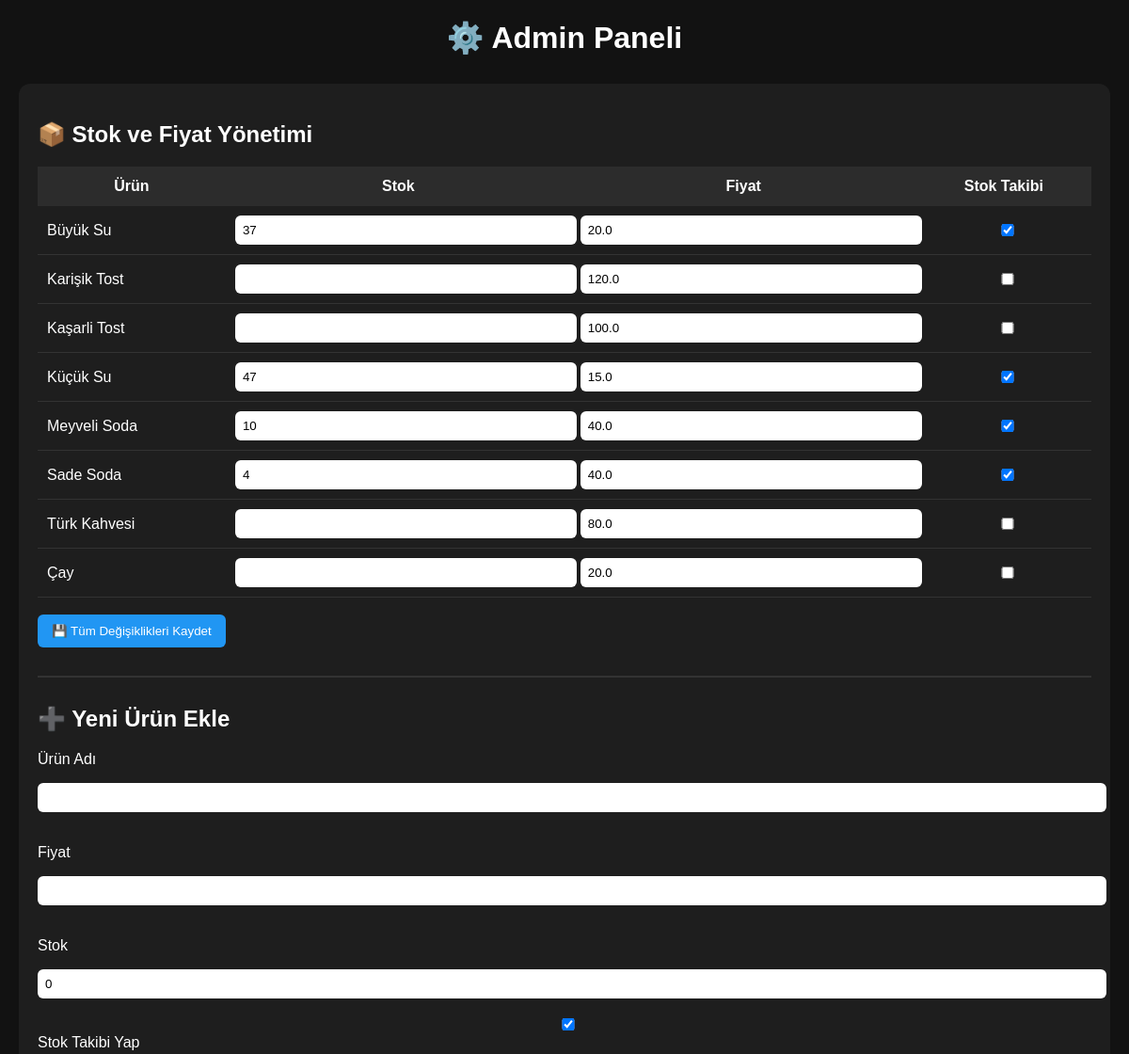
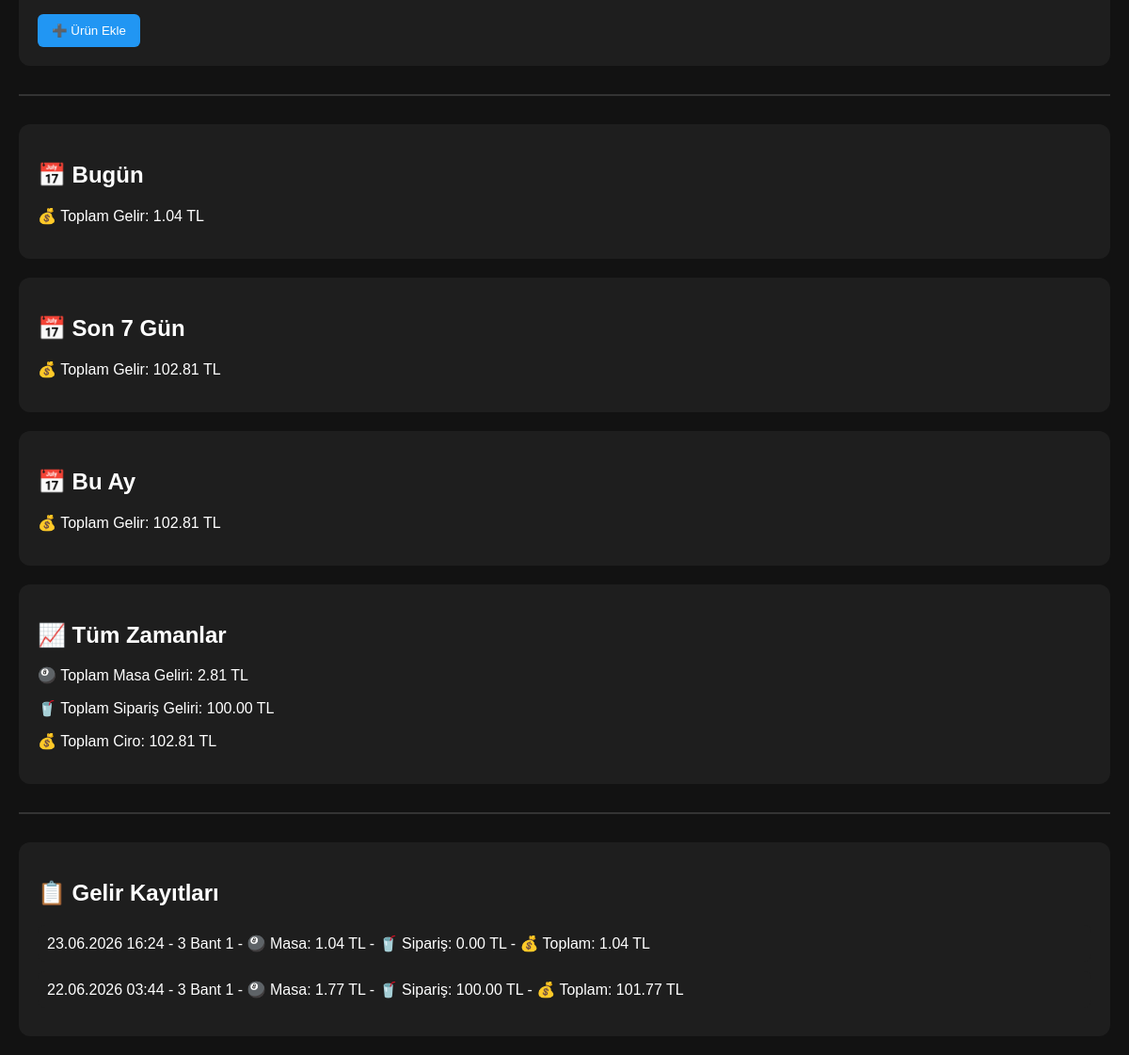
/admin, run on an earlier commit of the app's database (2 pictures, top to bottom).
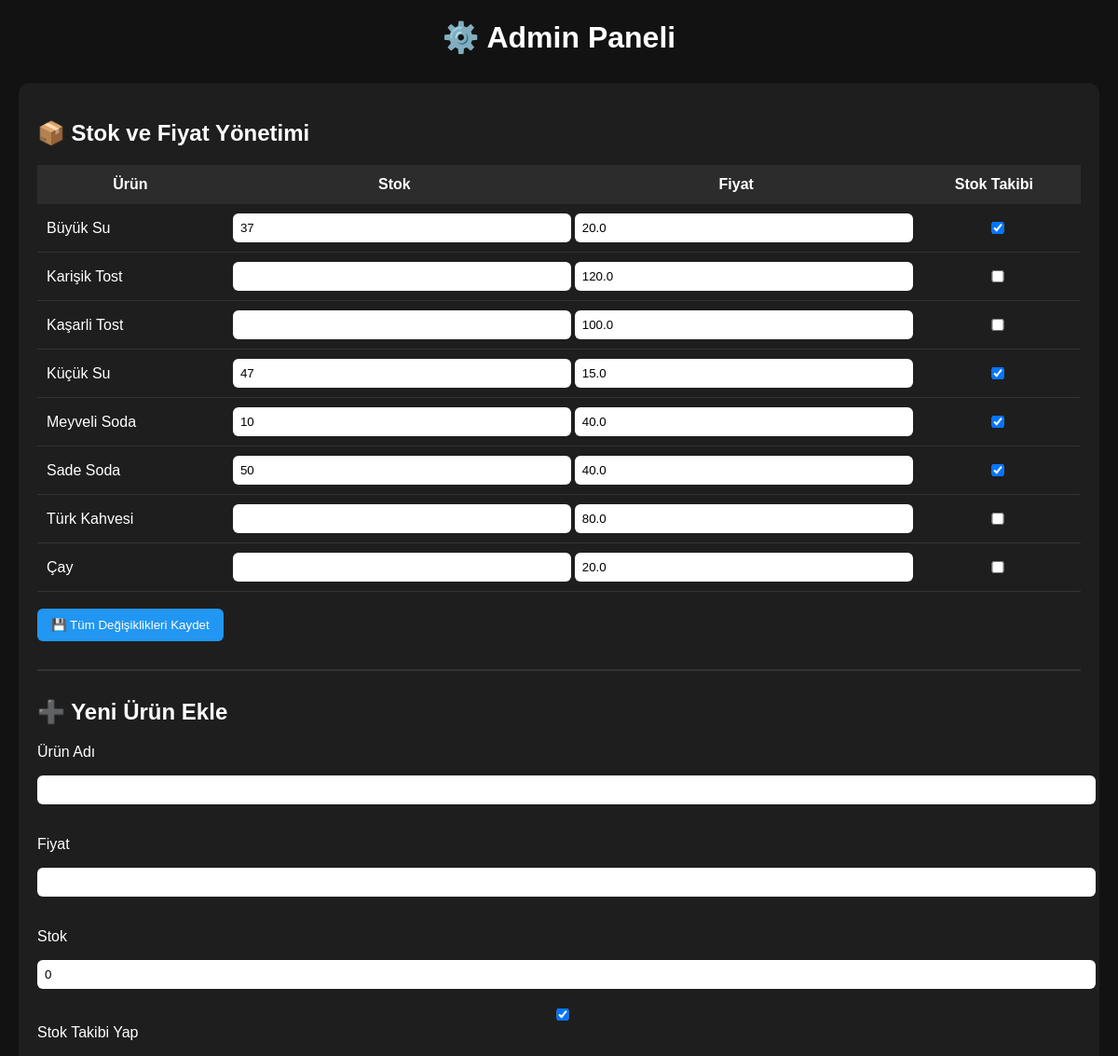
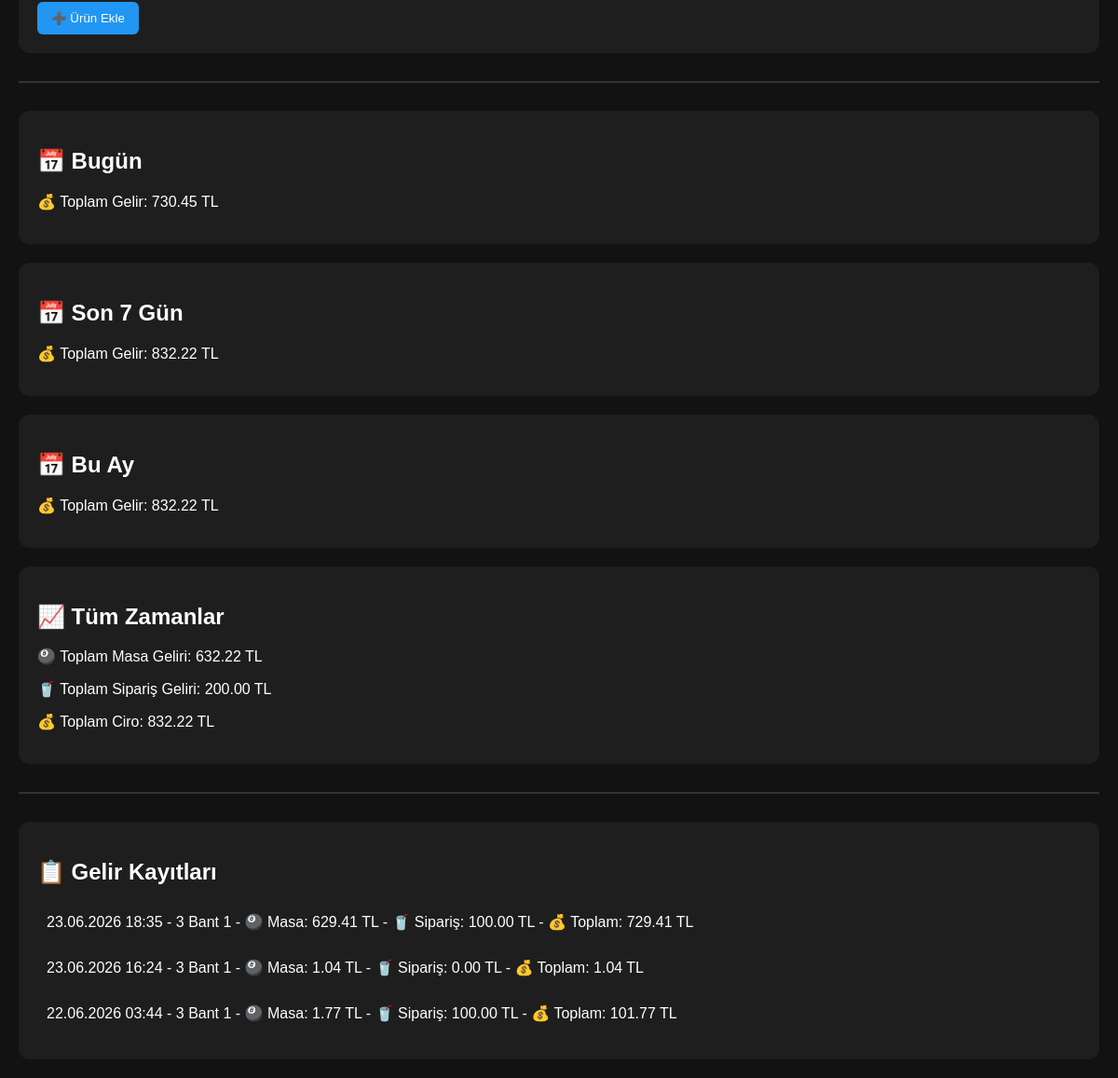
And on a later commit of the database (2 pictures, top to bottom).
### app.py (models this page shows)
class Urun(db.Model):
    id = db.Column(
        db.Integer,
        primary_key=True
    )
    isim = db.Column(
        db.String(100),
        nullable=False
    )
    fiyat = db.Column(
        db.Float,
        nullable=False
    )
    stok = db.Column(
        db.Integer,
        nullable=True
    )
    stok_takibi = db.Column(
        db.Boolean,
        default=True
    )
    minimum_stok = db.Column(
        db.Integer,
        nullable=True
    )
    aktif = db.Column(
        db.Boolean,
        default=True
    )

class GelirKaydi(db.Model):
    id = db.Column(
        db.Integer,
        primary_key=True
    )
    tarih = db.Column(
        db.DateTime,
        default=datetime.now
    )
    masa_adi = db.Column(
        db.String(100)
    )
    masa_ucreti = db.Column(
        db.Float,
        default=0
    )
    siparis_ucreti = db.Column(
        db.Float,
        default=0
    )
    toplam_ucret = db.Column(
        db.Float,
        default=0
    )

### app.py (the view)
@app.route("/admin")
def admin():
    gelirler = GelirKaydi.query.order_by(
        GelirKaydi.tarih.desc()
    ).all()
    simdi = datetime.now()
    bugun_toplam = sum(
        g.toplam_ucret
        for g in gelirler
        if g.tarih.date() == simdi.date()
    )
    hafta_toplam = sum(
        g.toplam_ucret
        for g in gelirler
        if (simdi - g.tarih).days < 7
    )
    ay_toplam = sum(
        g.toplam_ucret
        for g in gelirler
        if g.tarih.month == simdi.month
        and g.tarih.year == simdi.year
    )
    masa_toplam = sum(
        g.masa_ucreti
        for g in gelirler
    )
    siparis_toplam = sum(
        g.siparis_ucreti
        for g in gelirler
    )
    genel_toplam = sum(
        g.toplam_ucret
        for g in gelirler
    )
    urunler = Urun.query.order_by(
        Urun.isim
    ).all()
    return render_template(
        "admin.html",
        gelirler=gelirler,
        urunler=urunler,
        bugun_toplam=bugun_toplam,
        hafta_toplam=hafta_toplam,
        ay_toplam=ay_toplam,
        masa_toplam=masa_toplam,
        siparis_toplam=siparis_toplam,
        genel_toplam=genel_toplam
    )

### templates/admin.html (shortened to what this page needs)
<!DOCTYPE html>
<html lang="tr">
<head>
</head>
<body>
<h1>⚙️ Admin Paneli</h1>
<div class="kart">
<h2>📦 Stok ve Fiyat Yönetimi</h2>
<form method="POST" action="/toplu_stok_kaydet">
<table>
<tr>
<th>Ürün</th>
<th>Stok</th>
<th>Fiyat</th>
<th>Stok Takibi</th>
</tr>
{% for urun in urunler %}
<tr>
<td>
{{ urun.isim }}
</td>
<td>
<input
type="number"
name="stok_{{ urun.id }}"
value="{{ urun.stok if urun.stok is not none else '' }}"
>
</td>
<td>
<input
type="number"
step="0.01"
name="fiyat_{{ urun.id }}"
value="{{ urun.fiyat }}"
>
</td>
<td style="text-align:center;">
<input
type="checkbox"
name="takip_{{ urun.id }}"
{% if urun.stok_takibi %}
checked
{% endif %}
>
</td>
</tr>
{% endfor %}
</table>
<br>
<button type="submit">
💾 Tüm Değişiklikleri Kaydet
</button>
</form>
<hr>
<h2>➕ Yeni Ürün Ekle</h2>
<form method="POST" action="/urun_ekle">
<p>
Ürün Adı
</p>
<input
type="text"
name="isim"
required
>
<br><br>
<p>
Fiyat
</p>
<input
type="number"
step="0.01"
name="fiyat"
required
>
<br><br>
<p>
Stok
</p>
<input
type="number"
name="stok"
value="0"
>
<br><br>
<label>
<input
type="checkbox"
name="stok_takibi"
checked
>
Stok Takibi Yap
</label>
<br><br>
<button type="submit">
➕ Ürün Ekle
</button>
</form>
</div>
<hr>
<div class="kart">
<h2>📅 Bugün</h2>
<p>
💰 Toplam Gelir:
{{ "%.2f"|format(bugun_toplam) }} TL
</p>
</div>
<div class="kart">
<h2>📅 Son 7 Gün</h2>
<p>
💰 Toplam Gelir:
{{ "%.2f"|format(hafta_toplam) }} TL
</p>
</div>
<div class="kart">
<h2>📅 Bu Ay</h2>
<p>
💰 Toplam Gelir:
{{ "%.2f"|format(ay_toplam) }} TL
</p>
</div>
<div class="kart">
<h2>📈 Tüm Zamanlar</h2>
<p>
🎱 Toplam Masa Geliri:
{{ "%.2f"|format(masa_toplam) }} TL
</p>
<p>
🥤 Toplam Sipariş Geliri:
{{ "%.2f"|format(siparis_toplam) }} TL
</p>
<p>
💰 Toplam Ciro:
{{ "%.2f"|format(genel_toplam) }} TL
</p>
</div>
<hr>
<div class="kart">
<h2>📋 Gelir Kayıtları</h2>
{% for kayit in gelirler %}
<div class="gelir">
{{ kayit.tarih.strftime("%d.%m.%Y %H:%M") }}
-
{{ kayit.masa_adi }}
-
🎱 Masa:
{{ "%.2f"|format(kayit.masa_ucreti) }} TL
-
🥤 Sipariş:
{{ "%.2f"|format(kayit.siparis_ucreti) }} TL
-
💰 Toplam:
{{ "%.2f"|format(kayit.toplam_ucret) }} TL
</div>
{% endfor %}
</div>
</body>
</html>

### templates/admin.html (style rules this page uses)
body { background:#121212; color:white; font-family:Arial, sans-serif; margin:20px; }
h1 { text-align:center; margin-bottom:30px; }
.kart { background:#1e1e1e; padding:20px; border-radius:12px; margin-bottom:20px; }
table { width:100%; border-collapse:collapse; }
th { background:#2c2c2c; padding:12px; }
td { padding:10px; border-bottom:1px solid #333; }
input { width:100%; padding:8px; border:none; border-radius:6px; }
button { background:#2196f3; color:white; border:none; padding:10px 15px; border-radius:6px; cursor:pointer; }
hr { margin:30px 0; border:1px solid #333; }
.gelir { background:#1e1e1e; padding:10px; margin-bottom:10px; border-radius:8px; }

What changed in the data, as far as the page shows it:
changed Urun "Sade Soda": stok "4" → "50"
added GelirKaydi: tarih "23.06.2026 18:35", masa_adi "3 Bant 1", masa_ucreti "629.41", siparis_ucreti "100.00", toplam_ucret "729.41"
Also different on the page:
{{ "%.2f"|format(bugun_toplam) }}: "1.04" → "730.45"
{{ "%.2f"|format(hafta_toplam) }}: "102.81" → "832.22"
{{ "%.2f"|format(ay_toplam) }}: "102.81" → "832.22"
{{ "%.2f"|format(masa_toplam) }}: "2.81" → "632.22"
{{ "%.2f"|format(siparis_toplam) }}: "100.00" → "200.00"
{{ "%.2f"|format(genel_toplam) }}: "102.81" → "832.22"
